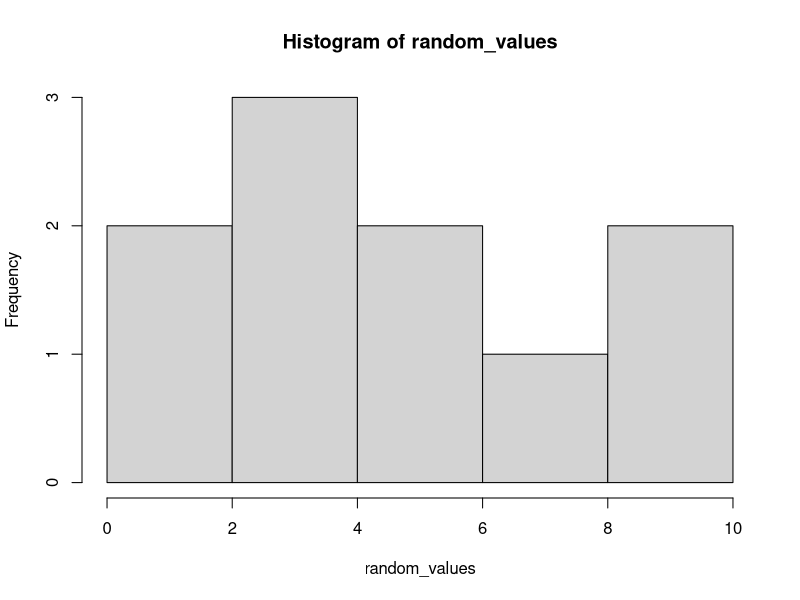
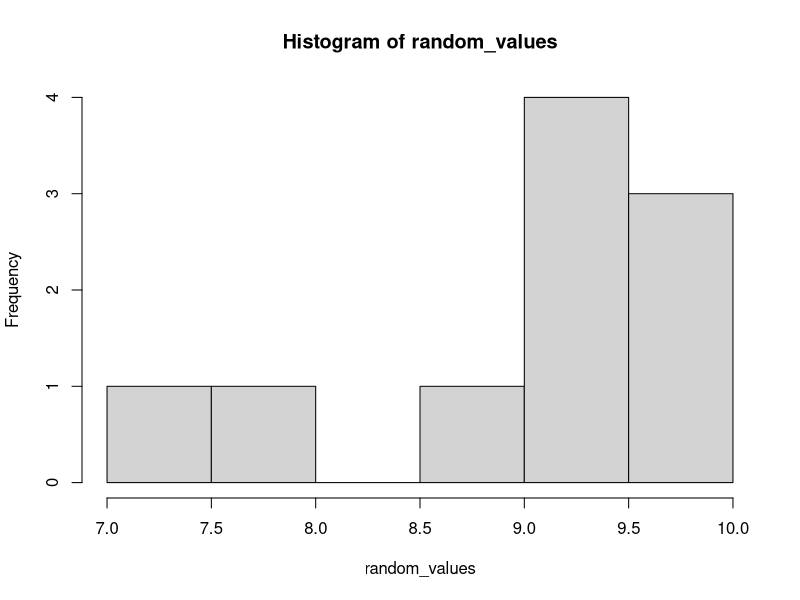

R code for these plots, in order:
# Marcus Rosti
# mer3ef
# 16th July 2015
# Stat 6430

## import // boilerplate
grade.data <- read.csv("samplegrades.csv", header=TRUE)

## 1
#  a

# max value on hw
top_homework <-subset(grade.data,grade.data$Homework..200.0.==max(grade.data$Homework..200.0.))

# bottom 10% 
bottom_20_homework <- subset(grade.data, grade.data$Homework..200.0.<=quantile(grade.data$Homework..200.0.,.1))

# xbar +/-  2 * s / sqrt(n)
top_upp  <- mean(top_homework$Course.Average..100.0.) + 2 * sd(top_homework$Course.Average..100.0.) / sqrt(123)
top_down <- mean(top_homework$Course.Average..100.0.) - 2 * sd(top_homework$Course.Average..100.0.) / sqrt(123)
cat("The top 20: (",top_down,", ",top_upp,") \n")
# The top 20: ( 85.95184 ,  87.97987 ) 

bot_upp  <- mean(bottom_20_homework$Course.Average..100.0.) + 2 * sd(bottom_20_homework$Course.Average..100.0.) / sqrt(57)
bot_down <- mean(bottom_20_homework$Course.Average..100.0.) - 2 * sd(bottom_20_homework$Course.Average..100.0.) / sqrt(57)
cat("The bottom 20: (",bot_down,", ",bot_upp,") \n")
# The bottom 20: ( 58.59651 ,  67.52072 ) 

# b
# subsets
close_studs = subset(grade.data, abs(grade.data$Final.Exam..100.0. - grade.data$Midterm..100.0.) <= 2)
far_studs   = subset(grade.data, abs(grade.data$Final.Exam..100.0. - grade.data$Midterm..100.0.) >= 10)

cs_upp  <- mean(close_studs$Course.Average..100.0.) + 2 * sd(close_studs$Course.Average..100.0.) / sqrt(91)
cs_down <- mean(close_studs$Course.Average..100.0.) - 2 * sd(close_studs$Course.Average..100.0.) / sqrt(91)
cat("The close 20: (",cs_down,", ",cs_upp,") \n")
# The close 20: ( 79.17462 ,  83.79727 ) 

fs_upp  <- mean(far_studs$Course.Average..100.0.) + 2 * sd(far_studs$Course.Average..100.0.) / sqrt(222)
fs_down <- mean(far_studs$Course.Average..100.0.) - 2 * sd(far_studs$Course.Average..100.0.) / sqrt(222)
cat("The far 20: (",fs_down,", ",fs_upp,") \n")
# The far 20: ( 77.16021 ,  80.23843 )

# c
letter_grades = function(data) {
  # helper function to assign grades
  data["Letter.Grade"] <- ""
  for(i in 1:nrow(data)) {
    if (data$Course.Average..100.0.[i]>=90) {
      data$Letter.Grade[i] <- "A"
    } else if (data$Course.Average..100.0.[i]>=80) {
      data$Letter.Grade[i] <- "B"
    } else if (data$Course.Average..100.0.[i]>=70) {
      data$Letter.Grade[i] <- "C"
    } else if (data$Course.Average..100.0.[i]>=60) {
      data$Letter.Grade[i] <- "D"
    } else {
      data$Letter.Grade[i] <- "F"
    }
  }
  return (data)
}

updated_grades <- grade.data
updated_grades$Course.Average..100.0. <- updated_grades$Course.Average..100.0. * .95 + 5

updated_grades <- letter_grades(updated_grades)
grade.data     <- letter_grades(grade.data)

sum(updated_grades$Letter.Grade!=grade.data$Letter.Grade)
# 57 grade changes

## 2 
my.summary = function(data) {
  return (c(min(data),median(data),max(data)))
}

## 3
# for every number either the floor or ceiling will be even and that will be the closest even number
# if the number is exactly an odd number, it returns that interger plus 1
my.even = function(val) {
  if(floor(val)  %%2==0) return (floor(val))
  if(ceiling(val)%%2==0) return (ceiling(val))
                         return (floor(val)+1)
}
#my.even(-1)
my.even(2.8)
my.even(1.3)
my.even(-5.2)

## 4

my.hist1 = function(n) {
  random_values <- runif(n,0,10)
  hist(random_values)
  return (NULL)
}
my.hist1(10)

## 5

my.hist2 = function(m,n) {
  random_values = {}
  for(i in 1:m)
    random_values[i] <- max(runif(n,0,10))
  print(length(random_values))
  hist(random_values)
  return (NULL)
}
my.hist2(10,10)
## 6

mode_check = function(vect) {
  #checks to see if mode applies
  #if there are any duplicates, return true
  return (sum(duplicated(vect))!=0)
}

Mode <- function(x) {
  # http://stackoverflow.com/questions/2547402/standard-library-function-in-r-for-finding-the-mode
  ux <- unique(x)
  return (ux[which.max(tabulate(match(x, ux)))])
}

mean_check = function(vect) {
  # checks to see if mean applies
  # if there are any points above or below, return false
  # else the property holds
  mean_vect = mean(vect)
  sd_vect = sd(vect)
  if(sum(vect>=mean_vect+3*sd_vect))  return (FALSE)
  if(sum(vect<=mean_vect-3*sd_vect))  return (FALSE)
  return (TRUE)
}

my.centers = function (vect) {
  median_vect = median(vect)
  mean_vect = NULL
  mode_vect = NULL
  
  if(mean_check(vect)) mean_vect = mean(vect)
  if(is.null(mean_vect)) cat("The mean is NULL\n")
  
  if(mode_check(vect)) mode_vect = Mode(vect)
  if(is.null(mode_vect)) cat("The mode is NULL\n")
  
  return(c(median_vect,mean_vect,mode_vect))
}

my.centers(c(round(runif(10000,0,1)))) # (1,0,0,1,1,0,1,0...)
# lots of ones and a ten
my.centers(c(1,1,1,1,1,1,1,1,1,1,1,1,1,1,1,1,1,1,1,1,1,1,1,1,1,1,1,1,1,1,1,1,1,1,1,1,1,1,1,1,1,1,1,1,1,1,1,1,1,1,1,1,1,1,1,1,1,1,1,1,1,1,1,1,1,1,1,1,1,1,1,1,1,1,1,1,1,1,1,1,1,1,1,1,1,1,1,1,1,1,1,1,1,1,1,1,1,1,1,1,1,1,1,1,1,1,1,1,1,1,1,1,1,1,1,1,1,1,1,1,1,1,1,1,1,1,1,1,1,1,1,1,1,1,1,1,1,1,1,1,1,1,1,1,1,1,1,1,1,1,1,1,1,1,1,1,1,1,1,1,1,1,1,1,1,1,1,1,1,1,1,1,1,1,1,1,1,1,1,1,1,1,1,1,1,1,1,1,1,1,1,1,1,1,1,1,1,1,1,1,1,1,1,1,1,1,1,1,1,1,1,1,1,1,1,1,1,1,1,1,1,1,1,1,1,1,1,1,1,1,1,1,1,1,1,1,1,1,1,1,1,1,1,1,1,1,1,1,1,1,1,1,1,1,1,1,1,1,1,1,1,1,1,1,1,1,1,1,1,1,1,1,1,1,1,1,1,1,1,1,1,1,1,1,1,1,1,1,1,1,1,1,1,1,1,1,1,1,1,1,1,1,1,1,1,1,1,1,1,1,1,1,1,1,1,1,1,1,1,1,1,1,1,1,1,1,1,1,1,1,1,1,1,1,1,1,1,1,1,1,1,1,1,1,1,1,1,1,1,1,1,1,1,1,1,1,1,1,1,1,1,1,1,1,1,1,1,1,1,1,1,1,1,1,1,1,1,1,1,1,1,1,1,1,1,1,1,1,1,1,1,1,1,1,1,1,1,1,1,1,1,1,1,1,1,1,1,1,1,1,1,1,1,1,1,1,1,1,1,1,1,1,1,1,1,1,1,1,1,1,1,1,1,1,1,1,1,1,1,1,1,1,1,1,1,1,1,1,1,1,1,1,1,1,1,1,1,1,1,1,1,1,1,1,1,1,1,1,1,1,1,1,1,1,1,1,1,1,1,1,1,1,1,1,1,1,1,1,1,1,1,1,1,1,1,1,1,1,1,1,1,1,1,1,1,1,1,1,1,1,1,1,1,1,1,1,1,1,1,1,1,1,1,1,1,1,1,1,1,1,1,1,1,1,1,1,1,1,1,1,1,1,1,1,1,1,1,1,1,1,1,1,1,1,1,1,1,1,1,1,1,1,1,1,1,1,1,1,1,1,1,1,1,1,1,1,1,1,1,1,1,1,1,1,1,1,1,1,1,1,1,1,1,1,1,1,1,1,1,1,1,1,1,1,1,1,1,1,1,1,1,1,1,1,1,1,1,1,1,1,1,1,1,1,1,1,1,1,1,1,1,1,1,1,1,1,1,1,1,1,1,1,1,1,1,1,1,1,1,1,1,1,1,1,1,1,1,1,1,1,1,1,1,1,1,1,1,1,1,1,1,1,1,1,1,1,1,1,1,1,1,1,1,1,1,1,1,1,1,1,1,1,1,1,1,1,1,1,1,1,1,1,1,1,1,1,1,1,1,1,1,1,1,1,1,1,1,1,1,1,1,1,1,1,1,1,1,1,1,1,1,1,1,1,1,1,1,1,1,1,1,1,1,1,1,1,1,1,1,1,1,1,1,1,1,1,1,1,1,1,1,1,1,1,1,1,1,1,1,1,1,1,1,1,1,1,1,1,1,1,1,1,1,1,10)) 
my.centers(c(runif(10000,0,1)))        # (.01231,.023,.92234,.21,.543...)  
my.centers(c(rnorm(10000,0,1)))
